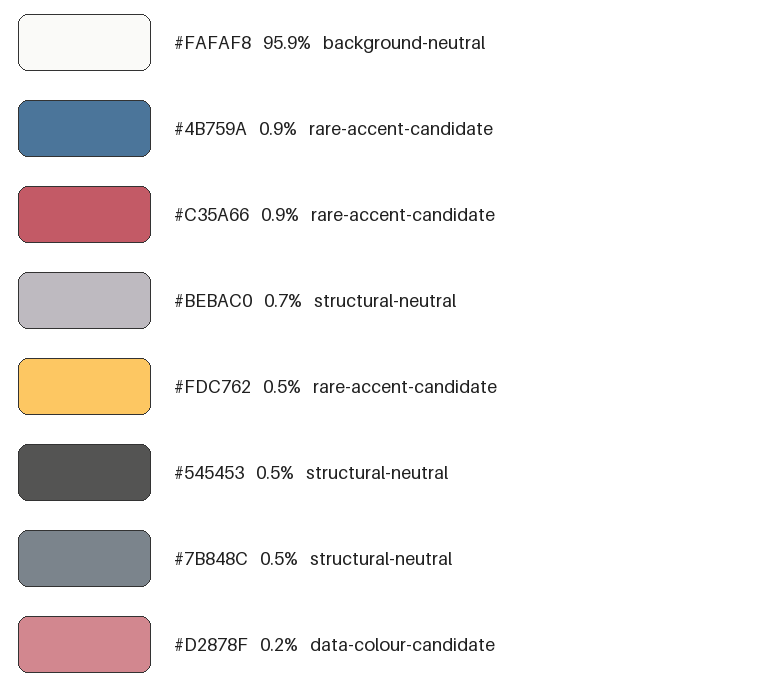
#> input picture examples/palette-preview.png, 760 x 688 px
$ python mine_palette.py ../../../examples/palette-preview.png
#> lines starting #> are read from the running program, lines starting #| are printed output that depends on the picture
#!/usr/bin/env python3
"""Mine candidate colours and approximate roles from a raster figure."""

from __future__ import annotations

import argparse
import csv
import json
from pathlib import Path

import numpy as np
from PIL import Image, ImageDraw, ImageFont


ALGORITHM_VERSION = "0.2.0"


def parse_args() -> argparse.Namespace:
    parser = argparse.ArgumentParser(description=__doc__)
    parser.add_argument("image", type=Path)
    parser.add_argument("--output-dir", type=Path, default=Path("palette-output"))
    parser.add_argument("--colors", type=int, default=8)
    parser.add_argument("--max-pixels", type=int, default=120_000)
    parser.add_argument("--seed", type=int, default=17)
    return parser.parse_args()


def load_pixels(path: Path, max_pixels: int) -> tuple[np.ndarray, tuple[int, int]]:
    image = Image.open(path).convert("RGB")
    original_size = image.size
    scale = min(1.0, (max_pixels / max(1, image.width * image.height)) ** 0.5)
    if scale < 1:
        image = image.resize(
            (max(1, round(image.width * scale)), max(1, round(image.height * scale))),
            Image.Resampling.LANCZOS,
        )
    return np.asarray(image, dtype=np.float32).reshape(-1, 3), original_size


def kmeans(pixels: np.ndarray, k: int, seed: int) -> tuple[np.ndarray, np.ndarray]:
    rng = np.random.default_rng(seed)
    k = max(1, min(k, len(pixels)))
    centers = [pixels[rng.integers(len(pixels))]]
    nearest = ((pixels - centers[0]) ** 2).sum(axis=1)
    for _ in range(1, k):
        total = nearest.sum()
        if total <= 0:
            centers.append(pixels[rng.integers(len(pixels))])
        else:
            centers.append(pixels[rng.choice(len(pixels), p=nearest / total)])
        nearest = np.minimum(nearest, ((pixels - centers[-1]) ** 2).sum(axis=1))
    centers = np.asarray(centers, dtype=np.float32)
    labels = np.zeros(len(pixels), dtype=np.int32)
    for _ in range(40):
        distances = ((pixels[:, None, :] - centers[None, :, :]) ** 2).sum(axis=2)
        new_labels = distances.argmin(axis=1)
        new_centers = centers.copy()
        for index in range(k):
            members = pixels[new_labels == index]
            if len(members):
                new_centers[index] = members.mean(axis=0)
        if np.array_equal(labels, new_labels) and np.allclose(centers, new_centers, atol=0.2):
            labels, centers = new_labels, new_centers
            break
        labels, centers = new_labels, new_centers
    return np.clip(np.rint(centers), 0, 255).astype(np.uint8), labels


def srgb_luminance(rgb: np.ndarray) -> float:
    values = rgb.astype(float) / 255.0
    linear = np.where(values <= 0.04045, values / 12.92, ((values + 0.055) / 1.055) ** 2.4)
    return float(linear @ np.array([0.2126, 0.7152, 0.0722]))


def classify(rgb: np.ndarray, share: float) -> tuple[str, float, float]:
    values = rgb.astype(float) / 255.0
    chroma = float(values.max() - values.min())
    luminance = srgb_luminance(rgb)
    if luminance > 0.91 and chroma < 0.08:
        role = "background-neutral"
    elif chroma < 0.10:
        role = "structural-neutral"
    elif share < 0.025 and chroma > 0.30:
        role = "rare-accent-candidate"
    elif luminance < 0.16:
        role = "dark-anchor-candidate"
    else:
        role = "data-colour-candidate"
    return role, luminance, chroma


def make_records(centers: np.ndarray, labels: np.ndarray) -> list[dict]:
    counts = np.bincount(labels, minlength=len(centers))
    order = np.argsort(counts)[::-1]
    records = []
    for rank, index in enumerate(order, start=1):
        rgb = centers[index]
        share = float(counts[index] / counts.sum())
        role, luminance, chroma = classify(rgb, share)
        records.append({
            "rank": rank,
            "hex": "#" + "".join(f"{int(value):02X}" for value in rgb),
            "rgb": [int(value) for value in rgb],
            "area_fraction": round(share, 6),
            "candidate_role": role,
            "relative_luminance": round(luminance, 4),
            "rgb_chroma": round(chroma, 4),
        })
    return records


def preview(records: list[dict], path: Path) -> None:
    width, row_height = 760, 86
    canvas = Image.new("RGB", (width, row_height * len(records)), "white")
    draw = ImageDraw.Draw(canvas)
    try:
        font = ImageFont.load_default(size=18)
    except TypeError:
        font = ImageFont.load_default()
    for row, record in enumerate(records):
        y = row * row_height
        draw.rounded_rectangle((18, y + 14, 150, y + 70), radius=10, fill=tuple(record["rgb"]), outline="#333333")
        label = f'{record["hex"]}   {record["area_fraction"]:.1%}   {record["candidate_role"]}'
        draw.text((174, y + 31), label, fill="#202020", font=font)
    canvas.save(path)


def main() -> None:
    args = parse_args()
    if args.colors < 1:
        raise SystemExit("--colors must be at least 1")
    pixels, original_size = load_pixels(args.image, args.max_pixels)
#> in load_pixels, image is the input picture: PIL image 760x688 RGB; mean R, G, B 241.2, 238.6, 238.1
#> in load_pixels, `image = image.resize( (max(1, round(image.width * scale)), max(1, roun..`:
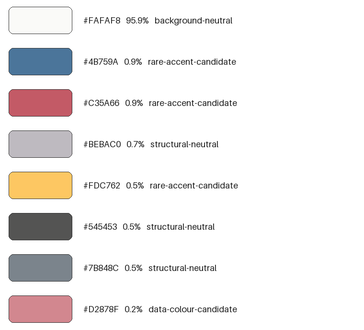
#> image: PIL image 364x330 RGB; mean R, G, B 240.7, 238.2, 237.7
#> original_size = (760, 688)
    centers, labels = kmeans(pixels, args.colors, args.seed)
#> in kmeans, `k = max(1, min(k, len(pixels)))`: k = 8
#> in kmeans, `centers = [pixels[rng.integers(len(pixels))]]`: centers = [[255, 255, 255]]
#> the loop in kmeans, `for _ in range(1, k):` made 7 passes
#> total on passes 1 to 7: 744378176, 186693088, 120029480, 60536024, 40651096, 25381454, 24757826
#> after the loop in kmeans, `for _ in range(1, k):`: centers = [[255, 255, 255], [75, 117, 154], [253, 199, 98], [171, 167, 172], [195, 90, 102], [84, 84, 83], [173, 141, 83], [123, 132, 140]]
#> centers = [[255, 255, 255], [74, 116, 153], [253, 200, 98], [194, 173, 177], [193, 90, 102], [86, 86, 86], [192, 152, 79], [130, 132, 136]]
    records = make_records(centers, labels)
#> in make_records, `counts = np.bincount(labels, minlength=len(centers))`: counts = [103081, 1625, 1521, 5743, 1725, 2698, 160, 3567]
#> in make_records, `order = np.argsort(counts)[::-1]`: order = [0, 3, 7, 5, 4, 1, 2, 6]
#> the loop in make_records, `for rank, index in enumerate(order, start=1):` made 8 passes
#> (index, rgb, share, chroma, luminance, role) on passes 2 to 7: (3, [194, 173, 177], 0.0478, 0.0824, 0.445, 'structural-neutral'), (7, [130, 132, 136], 0.0297, 0.0235, 0.23, 'structural-neutral'), (5, [86, 86, 86], 0.0225, 0, 0.0931, 'structural-neutral'), (4, [193, 90, 102], 0.0144, 0.404, 0.196, 'rare-accent-candidate'), (1, [74, 116, 153], 0.0135, 0.31, 0.162, 'rare-accent-candidate'), (2, [253, 200, 98], 0.0127, 0.608, 0.631, 'rare-accent-candidate')
#> (index, rgb, share, chroma, luminance, role) on pass 1: (0, [255, 255, 255], 0.858, 0, 1, 'background-neutral')
#> after the loop in make_records, `for rank, index in enumerate(order, start=1):`: records = 8 items
#> records = 8 items
    args.output_dir.mkdir(parents=True, exist_ok=True)
    payload = {
        "algorithm_version": ALGORITHM_VERSION,
        "source": args.image.as_posix(),
        "input_type": "raster",
        "review_scope": "full-image",
        "original_size_px": list(original_size),
        "sampled_pixels": int(len(pixels)),
        "cluster_count": len(records),
        "sampling_note": "Candidate colours are approximate and require visual/semantic review.",
        "colours": records,
    }
    (args.output_dir / "palette.json").write_text(json.dumps(payload, indent=2), encoding="utf-8")
    with (args.output_dir / "palette.csv").open("w", newline="", encoding="utf-8") as handle:
        fields = [key for key in records[0] if key != "rgb"] + ["rgb"]
#> fields = ['rank', 'hex', 'area_fraction', 'candidate_role', 'relative_luminance', 'rgb_chroma', 'rgb']
        writer = csv.DictWriter(handle, fieldnames=fields)
        writer.writeheader()
        for record in records:
            row = dict(record)
            row["rgb"] = ",".join(map(str, record["rgb"]))
            writer.writerow(row)
#> this loop made 8 passes
    preview(records, args.output_dir / "palette-preview.png")
#> in preview, `canvas = Image.new("RGB", (width, row_height * len(records)), "white")`: canvas: PIL image 760x688 RGB; every value is 255
#> the loop in preview, `for row, record in enumerate(records):` made 8 passes
#> (y, label) on passes 1 to 8: (0, '#FFFFFF   85.8%   background-neutral'), (86, '#C2ADB1   4.8%   structural-neutral'), (172, '#828488   3.0%   structural-neutral'), (258, '#565656   2.2%   structural-neutral'), (344, '#C15A66   1.4%   rare-accent-candidate'), (430, '#4A7499   1.4%   rare-accent-candidate'), (516, '#FDC862   1.3%   rare-accent-candidate'), (602, '#C0984F   0.1%   rare-accent-candidate')
#> in preview, `canvas.save(path)`:
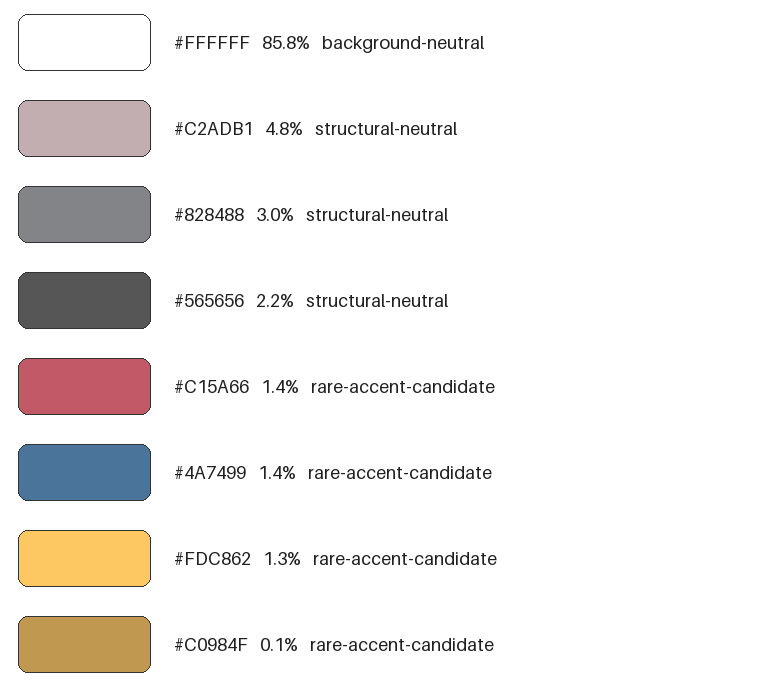
#> saved as palette-preview.png: PIL image 760x688 RGB; mean R, G, B 241.2, 238.8, 237.2
    print(f"Wrote {len(records)} colour candidates.")
#| Wrote 8 colour candidates.


if __name__ == "__main__":
    main()
